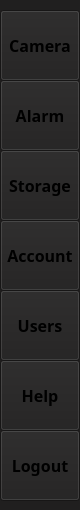
         <widget class="QWidget" name="menuBar" native="true">
          <property name="minimumSize">
           <size>
            <width>80</width>
            <height>0</height>
           </size>
          </property>
          <property name="maximumSize">
           <size>
            <width>80</width>
            <height>16777215</height>
           </size>
          </property>
          <property name="styleSheet">
           <string notr="true">*{background: #201f1f;
font-size: 16px;
}
QToolButton:hover{
     background-color:#3b3a3a;
}
QToolButton:pressed{
     background-color: #605E5C ;     
}</string>
          </property>
          <widget class="QToolButton" name="camera_toolButton">
           <property name="geometry">
            <rect>
             <x>0</x>
             <y>10</y>
             <width>80</width>
             <height>71</height>
            </rect>
           </property>
           <property name="minimumSize">
            <size>
             <width>80</width>
             <height>0</height>
            </size>
           </property>
           <property name="maximumSize">
            <size>
             <width>80</width>
             <height>16777215</height>
            </size>
           </property>
           <property name="font">
            <font>
             <family>century gothic</family>
             <pointsize>-1</pointsize>
             <weight>75</weight>
             <bold>true</bold>
            </font>
           </property>
           <property name="text">
            <string>Camera</string>
           </property>
           <property name="icon">
            <iconset>
             <normaloff>camera-24.png</normaloff>camera-24.png</iconset>
           </property>
           <property name="iconSize">
            <size>
             <width>30</width>
             <height>30</height>
            </size>
           </property>
           <property name="toolButtonStyle">
            <enum>Qt::ToolButtonTextUnderIcon</enum>
           </property>
          </widget>
          <widget class="QToolButton" name="alarm_toolButton">
           <property name="geometry">
            <rect>
             <x>0</x>
             <y>80</y>
             <width>80</width>
             <height>71</height>
            </rect>
           </property>
           <property name="minimumSize">
            <size>
             <width>80</width>
             <height>0</height>
            </size>
           </property>
           <property name="maximumSize">
            <size>
             <width>80</width>
             <height>16777215</height>
            </size>
           </property>
           <property name="font">
            <font>
             <family>century gothic</family>
             <pointsize>-1</pointsize>
             <weight>75</weight>
             <bold>true</bold>
            </font>
           </property>
           <property name="text">
            <string>Alarm</string>
           </property>
           <property name="icon">
            <iconset>
             <normaloff>alarm-clock-24.png</normaloff>alarm-clock-24.png</iconset>
           </property>
           <property name="iconSize">
            <size>
             <width>30</width>
             <height>30</height>
            </size>
           </property>
           <property name="toolButtonStyle">
            <enum>Qt::ToolButtonTextUnderIcon</enum>
           </property>
          </widget>
          <widget class="QToolButton" name="storage_toolButton">
           <property name="geometry">
            <rect>
             <x>0</x>
             <y>150</y>
             <width>80</width>
             <height>71</height>
            </rect>
           </property>
           <property name="minimumSize">
            <size>
             <width>80</width>
             <height>0</height>
            </size>
           </property>
           <property name="maximumSize">
            <size>
             <width>80</width>
             <height>16777215</height>
            </size>
           </property>
           <property name="font">
            <font>
             <family>century gothic</family>
             <pointsize>-1</pointsize>
             <weight>75</weight>
             <bold>true</bold>
            </font>
           </property>
           <property name="text">
            <string>Storage</string>
           </property>
           <property name="icon">
            <iconset>
             <normaloff>database-5-24.png</normaloff>database-5-24.png</iconset>
           </property>
           <property name="iconSize">
            <size>
             <width>30</width>
             <height>30</height>
            </size>
           </property>
           <property name="toolButtonStyle">
            <enum>Qt::ToolButtonTextUnderIcon</enum>
           </property>
          </widget>
          <widget class="QToolButton" name="account_toolButton">
           <property name="geometry">
            <rect>
             <x>0</x>
             <y>220</y>
             <width>80</width>
             <height>71</height>
            </rect>
           </property>
           <property name="minimumSize">
            <size>
             <width>80</width>
             <height>0</height>
            </size>
           </property>
           <property name="maximumSize">
            <size>
             <width>80</width>
             <height>16777215</height>
            </size>
           </property>
           <property name="font">
            <font>
             <family>century gothic</family>
             <pointsize>-1</pointsize>
             <weight>75</weight>
             <bold>true</bold>
            </font>
           </property>
           <property name="text">
            <string>Account</string>
           </property>
           <property name="icon">
            <iconset>
             <normaloff>contacts-24.png</normaloff>contacts-24.png</iconset>
           </property>
           <property name="iconSize">
            <size>
             <width>30</width>
             <height>30</height>
            </size>
           </property>
           <property name="toolButtonStyle">
            <enum>Qt::ToolButtonTextUnderIcon</enum>
           </property>
          </widget>
          <widget class="QToolButton" name="help_toolButton">
           <property name="geometry">
            <rect>
             <x>0</x>
             <y>360</y>
             <width>80</width>
             <height>71</height>
            </rect>
           </property>
           <property name="minimumSize">
            <size>
             <width>80</width>
             <height>0</height>
            </size>
           </property>
           <property name="maximumSize">
            <size>
             <width>80</width>
             <height>16777215</height>
            </size>
           </property>
           <property name="font">
            <font>
             <family>century gothic</family>
             <pointsize>-1</pointsize>
             <weight>75</weight>
             <bold>true</bold>
            </font>
           </property>
           <property name="text">
            <string>Help</string>
           </property>
           <property name="icon">
            <iconset>
             <normaloff>question-mark-24.png</normaloff>question-mark-24.png</iconset>
           </property>
           <property name="iconSize">
            <size>
             <width>30</width>
             <height>30</height>
            </size>
           </property>
           <property name="toolButtonStyle">
            <enum>Qt::ToolButtonTextUnderIcon</enum>
           </property>
          </widget>
          <widget class="QToolButton" name="logout_toolButton">
           <property name="geometry">
            <rect>
             <x>0</x>
             <y>430</y>
             <width>80</width>
             <height>71</height>
            </rect>
           </property>
           <property name="minimumSize">
            <size>
             <width>80</width>
             <height>0</height>
            </size>
           </property>
           <property name="maximumSize">
            <size>
             <width>80</width>
             <height>16777215</height>
            </size>
           </property>
           <property name="font">
            <font>
             <family>century gothic</family>
             <pointsize>-1</pointsize>
             <weight>75</weight>
             <bold>true</bold>
            </font>
           </property>
           <property name="text">
            <string>Logout</string>
           </property>
           <property name="icon">
            <iconset>
             <normaloff>logout-24.png</normaloff>logout-24.png</iconset>
           </property>
           <property name="iconSize">
            <size>
             <width>30</width>
             <height>30</height>
            </size>
           </property>
           <property name="toolButtonStyle">
            <enum>Qt::ToolButtonTextUnderIcon</enum>
           </property>
          </widget>
          <widget class="QToolButton" name="users_toolButton">
           <property name="geometry">
            <rect>
             <x>0</x>
             <y>290</y>
             <width>80</width>
             <height>71</height>
            </rect>
           </property>
           <property name="minimumSize">
            <size>
             <width>80</width>
             <height>0</height>
            </size>
           </property>
           <property name="maximumSize">
            <size>
             <width>80</width>
             <height>16777215</height>
            </size>
           </property>
           <property name="font">
            <font>
             <family>century gothic</family>
             <pointsize>-1</pointsize>
             <weight>75</weight>
             <bold>true</bold>
            </font>
           </property>
           <property name="text">
            <string>Users</string>
           </property>
           <property name="icon">
            <iconset>
             <normaloff>group-24.png</normaloff>group-24.png</iconset>
           </property>
           <property name="iconSize">
            <size>
             <width>30</width>
             <height>30</height>
            </size>
           </property>
           <property name="toolButtonStyle">
            <enum>Qt::ToolButtonTextUnderIcon</enum>
           </property>
          </widget>
          <zorder>camera_toolButton</zorder>
          <zorder>alarm_toolButton</zorder>
          <zorder>storage_toolButton</zorder>
          <zorder>account_toolButton</zorder>
          <zorder>users_toolButton</zorder>
          <zorder>help_toolButton</zorder>
          <zorder>logout_toolButton</zorder>
         </widget>
